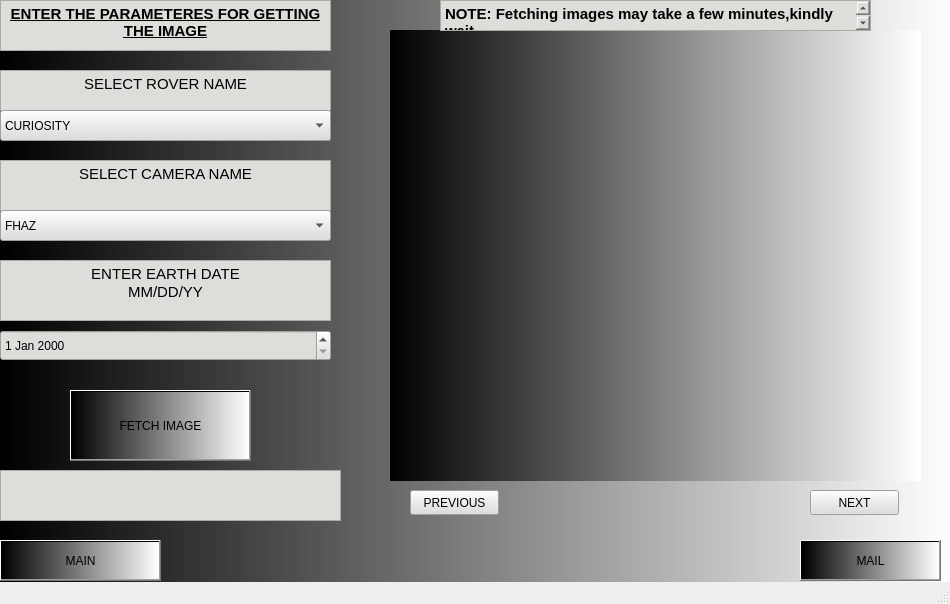
<?xml version="1.0" encoding="UTF-8"?>
<ui version="4.0">
 <class>MainWindow</class>
 <widget class="QMainWindow" name="MainWindow">
  <property name="geometry">
   <rect>
    <x>0</x>
    <y>0</y>
    <width>950</width>
    <height>604</height>
   </rect>
  </property>
  <property name="windowTitle">
   <string>MainWindow</string>
  </property>
  <widget class="QWidget" name="centralwidget">
   <property name="autoFillBackground">
    <bool>true</bool>
   </property>
   <widget class="QStackedWidget" name="stackedWidget">
    <property name="geometry">
     <rect>
      <x>0</x>
      <y>0</y>
      <width>951</width>
      <height>621</height>
     </rect>
    </property>
    <property name="autoFillBackground">
     <bool>true</bool>
    </property>
    <property name="styleSheet">
     <string notr="true">background-color: qlineargradient(spread:pad, x1:0, y1:0, x2:1, y2:0, stop:0 rgba(0, 0, 0, 255), stop:1 rgba(255, 255, 255, 255));</string>
    </property>
    <property name="currentIndex">
     <number>1</number>
    </property>
    <widget class="QWidget" name="page1">
     <widget class="QPushButton" name="topage2">
      <property name="geometry">
       <rect>
        <x>380</x>
        <y>410</y>
        <width>171</width>
        <height>71</height>
       </rect>
      </property>
      <property name="styleSheet">
       <string notr="true">font: 600 11pt &quot;URW Bookman&quot;;
alternate-background-color: qlineargradient(spread:pad, x1:0, y1:0, x2:1, y2:0, stop:0 rgba(9, 41, 4, 255), stop:0.085 rgba(2, 79, 0, 255), stop:0.19 rgba(50, 147, 22, 255), stop:0.275 rgba(236, 191, 49, 255), stop:0.39 rgba(243, 61, 34, 255), stop:0.555 rgba(135, 81, 60, 255), stop:0.667 rgba(121, 75, 255, 255), stop:0.825 rgba(164, 255, 244, 255), stop:0.885 rgba(104, 222, 71, 255), stop:1 rgba(93, 128, 0, 255));</string>
      </property>
      <property name="text">
       <string>START</string>
      </property>
     </widget>
     <widget class="QLabel" name="label">
      <property name="geometry">
       <rect>
        <x>470</x>
        <y>10</y>
        <width>471</width>
        <height>361</height>
       </rect>
      </property>
      <property name="autoFillBackground">
       <bool>false</bool>
      </property>
      <property name="text">
       <string/>
      </property>
      <property name="pixmap">
       <pixmap>../Pictures/marsrov.jpeg</pixmap>
      </property>
      <property name="scaledContents">
       <bool>true</bool>
      </property>
     </widget>
     <widget class="QPushButton" name="instructionsbutton">
      <property name="geometry">
       <rect>
        <x>380</x>
        <y>490</y>
        <width>171</width>
        <height>41</height>
       </rect>
      </property>
      <property name="styleSheet">
       <string notr="true">font: 600 11pt &quot;URW Bookman&quot;;</string>
      </property>
      <property name="text">
       <string>INSTRUCTIONS</string>
      </property>
     </widget>
     <widget class="QTextBrowser" name="textBrowser_10">
      <property name="geometry">
       <rect>
        <x>10</x>
        <y>70</y>
        <width>461</width>
        <height>151</height>
       </rect>
      </property>
      <property name="styleSheet">
       <string notr="true">
font: 700 italic 40pt &quot;Z003&quot;;</string>
      </property>
      <property name="html">
       <string>&lt;!DOCTYPE HTML PUBLIC &quot;-//W3C//DTD HTML 4.0//EN&quot; &quot;http://www.w3.org/TR/REC-html40/strict.dtd&quot;&gt;
&lt;html&gt;&lt;head&gt;&lt;meta name=&quot;qrichtext&quot; content=&quot;1&quot; /&gt;&lt;meta charset=&quot;utf-8&quot; /&gt;&lt;style type=&quot;text/css&quot;&gt;
p, li { white-space: pre-wrap; }
hr { height: 1px; border-width: 0; }
li.unchecked::marker { content: &quot;\2610&quot;; }
li.checked::marker { content: &quot;\2612&quot;; }
&lt;/style&gt;&lt;/head&gt;&lt;body style=&quot; font-family:'Z003'; font-size:40pt; font-weight:700; font-style:italic;&quot;&gt;
&lt;p align=&quot;right&quot; style=&quot; margin-top:0px; margin-bottom:0px; margin-left:0px; margin-right:0px; -qt-block-indent:0; text-indent:0px;&quot;&gt;&lt;span style=&quot; font-family:'Ubuntu'; font-size:45pt; font-weight:400; text-decoration: underline;&quot;&gt;MARTIAN &lt;/span&gt;&lt;/p&gt;
&lt;p align=&quot;right&quot; style=&quot; margin-top:0px; margin-bottom:0px; margin-left:0px; margin-right:0px; -qt-block-indent:0; text-indent:0px;&quot;&gt;&lt;span style=&quot; font-family:'Ubuntu'; font-size:45pt; font-weight:400; text-decoration: underline;&quot;&gt;CHRONICLES&lt;/span&gt;&lt;/p&gt;&lt;/body&gt;&lt;/html&gt;</string>
      </property>
     </widget>
    </widget>
    <widget class="QWidget" name="page2">
     <widget class="QTextBrowser" name="textBrowser">
      <property name="geometry">
       <rect>
        <x>0</x>
        <y>0</y>
        <width>331</width>
        <height>51</height>
       </rect>
      </property>
      <property name="styleSheet">
       <string notr="true">background-color: rgb(222, 221, 218);
font: 600 11pt &quot;URW Bookman&quot;;
alternate-background-color: rgb(222, 221, 218);</string>
      </property>
      <property name="html">
       <string>&lt;!DOCTYPE HTML PUBLIC &quot;-//W3C//DTD HTML 4.0//EN&quot; &quot;http://www.w3.org/TR/REC-html40/strict.dtd&quot;&gt;
&lt;html&gt;&lt;head&gt;&lt;meta name=&quot;qrichtext&quot; content=&quot;1&quot; /&gt;&lt;meta charset=&quot;utf-8&quot; /&gt;&lt;style type=&quot;text/css&quot;&gt;
p, li { white-space: pre-wrap; }
hr { height: 1px; border-width: 0; }
li.unchecked::marker { content: &quot;\2610&quot;; }
li.checked::marker { content: &quot;\2612&quot;; }
&lt;/style&gt;&lt;/head&gt;&lt;body style=&quot; font-family:'URW Bookman'; font-size:11pt; font-weight:600; font-style:normal;&quot;&gt;
&lt;p align=&quot;center&quot; style=&quot; margin-top:0px; margin-bottom:0px; margin-left:0px; margin-right:0px; -qt-block-indent:0; text-indent:0px;&quot;&gt;&lt;span style=&quot; font-family:'Ubuntu'; font-weight:700; text-decoration: underline;&quot;&gt;ENTER THE PARAMETERES FOR GETTING THE IMAGE&lt;/span&gt;&lt;/p&gt;&lt;/body&gt;&lt;/html&gt;</string>
      </property>
     </widget>
     <widget class="QTextBrowser" name="textBrowser_2">
      <property name="geometry">
       <rect>
        <x>0</x>
        <y>70</y>
        <width>331</width>
        <height>41</height>
       </rect>
      </property>
      <property name="styleSheet">
       <string notr="true">background-color: rgb(222, 221, 218);
alternate-background-color: rgb(222, 221, 218);</string>
      </property>
      <property name="html">
       <string>&lt;!DOCTYPE HTML PUBLIC &quot;-//W3C//DTD HTML 4.0//EN&quot; &quot;http://www.w3.org/TR/REC-html40/strict.dtd&quot;&gt;
&lt;html&gt;&lt;head&gt;&lt;meta name=&quot;qrichtext&quot; content=&quot;1&quot; /&gt;&lt;meta charset=&quot;utf-8&quot; /&gt;&lt;style type=&quot;text/css&quot;&gt;
p, li { white-space: pre-wrap; }
hr { height: 1px; border-width: 0; }
li.unchecked::marker { content: &quot;\2610&quot;; }
li.checked::marker { content: &quot;\2612&quot;; }
&lt;/style&gt;&lt;/head&gt;&lt;body style=&quot; font-family:'Ubuntu'; font-size:11pt; font-weight:400; font-style:normal;&quot;&gt;
&lt;p align=&quot;center&quot; style=&quot; margin-top:0px; margin-bottom:0px; margin-left:0px; margin-right:0px; -qt-block-indent:0; text-indent:0px;&quot;&gt;SELECT ROVER NAME&lt;/p&gt;&lt;/body&gt;&lt;/html&gt;</string>
      </property>
     </widget>
     <widget class="QComboBox" name="rovername">
      <property name="geometry">
       <rect>
        <x>0</x>
        <y>110</y>
        <width>331</width>
        <height>31</height>
       </rect>
      </property>
      <property name="styleSheet">
       <string notr="true">background-color: rgb(222, 221, 218);
alternate-background-color: rgb(222, 221, 218);</string>
      </property>
      <item>
       <property name="text">
        <string>CURIOSITY</string>
       </property>
      </item>
      <item>
       <property name="text">
        <string>OPPORTUNITY</string>
       </property>
      </item>
      <item>
       <property name="text">
        <string>SPIRIT</string>
       </property>
      </item>
     </widget>
     <widget class="QTextBrowser" name="textBrowser_3">
      <property name="geometry">
       <rect>
        <x>0</x>
        <y>160</y>
        <width>331</width>
        <height>51</height>
       </rect>
      </property>
      <property name="styleSheet">
       <string notr="true">background-color: rgb(222, 221, 218);
alternate-background-color: rgb(222, 221, 218);</string>
      </property>
      <property name="html">
       <string>&lt;!DOCTYPE HTML PUBLIC &quot;-//W3C//DTD HTML 4.0//EN&quot; &quot;http://www.w3.org/TR/REC-html40/strict.dtd&quot;&gt;
&lt;html&gt;&lt;head&gt;&lt;meta name=&quot;qrichtext&quot; content=&quot;1&quot; /&gt;&lt;meta charset=&quot;utf-8&quot; /&gt;&lt;style type=&quot;text/css&quot;&gt;
p, li { white-space: pre-wrap; }
hr { height: 1px; border-width: 0; }
li.unchecked::marker { content: &quot;\2610&quot;; }
li.checked::marker { content: &quot;\2612&quot;; }
&lt;/style&gt;&lt;/head&gt;&lt;body style=&quot; font-family:'Ubuntu'; font-size:11pt; font-weight:400; font-style:normal;&quot;&gt;
&lt;p align=&quot;center&quot; style=&quot; margin-top:0px; margin-bottom:0px; margin-left:0px; margin-right:0px; -qt-block-indent:0; text-indent:0px;&quot;&gt;SELECT CAMERA NAME&lt;/p&gt;&lt;/body&gt;&lt;/html&gt;</string>
      </property>
     </widget>
     <widget class="QComboBox" name="cameraname">
      <property name="geometry">
       <rect>
        <x>0</x>
        <y>210</y>
        <width>331</width>
        <height>31</height>
       </rect>
      </property>
      <property name="styleSheet">
       <string notr="true">background-color: rgb(222, 221, 218);
alternate-background-color: rgb(222, 221, 218);</string>
      </property>
      <item>
       <property name="text">
        <string>FHAZ</string>
       </property>
      </item>
      <item>
       <property name="text">
        <string>RHAZ</string>
       </property>
      </item>
      <item>
       <property name="text">
        <string>MAST</string>
       </property>
      </item>
      <item>
       <property name="text">
        <string>CHEMCAM</string>
       </property>
      </item>
      <item>
       <property name="text">
        <string>MAHLI</string>
       </property>
      </item>
      <item>
       <property name="text">
        <string>MARDI</string>
       </property>
      </item>
      <item>
       <property name="text">
        <string>NAVCAM</string>
       </property>
      </item>
      <item>
       <property name="text">
        <string>PANCAM</string>
       </property>
      </item>
      <item>
       <property name="text">
        <string>MINITES</string>
       </property>
      </item>
     </widget>
     <widget class="QDateEdit" name="earthdate">
      <property name="geometry">
       <rect>
        <x>0</x>
        <y>330</y>
        <width>331</width>
        <height>31</height>
       </rect>
      </property>
      <property name="styleSheet">
       <string notr="true">background-color: rgb(222, 221, 218);
alternate-background-color: rgb(222, 221, 218);</string>
      </property>
     </widget>
     <widget class="QPushButton" name="fetchimbutton">
      <property name="geometry">
       <rect>
        <x>70</x>
        <y>390</y>
        <width>181</width>
        <height>71</height>
       </rect>
      </property>
      <property name="styleSheet">
       <string notr="true">font: 600 11pt &quot;URW Bookman&quot;;</string>
      </property>
      <property name="text">
       <string>FETCH IMAGE</string>
      </property>
     </widget>
     <widget class="QPushButton" name="pushButton">
      <property name="geometry">
       <rect>
        <x>410</x>
        <y>490</y>
        <width>89</width>
        <height>25</height>
       </rect>
      </property>
      <property name="styleSheet">
       <string notr="true">background-color: rgb(222, 221, 218);</string>
      </property>
      <property name="text">
       <string>PREVIOUS</string>
      </property>
     </widget>
     <widget class="QPushButton" name="nextbutton">
      <property name="geometry">
       <rect>
        <x>810</x>
        <y>490</y>
        <width>89</width>
        <height>25</height>
       </rect>
      </property>
      <property name="styleSheet">
       <string notr="true">background-color: rgb(222, 221, 218);</string>
      </property>
      <property name="text">
       <string>NEXT</string>
      </property>
     </widget>
     <widget class="QLabel" name="label_2">
      <property name="geometry">
       <rect>
        <x>390</x>
        <y>30</y>
        <width>531</width>
        <height>451</height>
       </rect>
      </property>
      <property name="text">
       <string/>
      </property>
     </widget>
     <widget class="QPushButton" name="topage3">
      <property name="geometry">
       <rect>
        <x>800</x>
        <y>540</y>
        <width>141</width>
        <height>41</height>
       </rect>
      </property>
      <property name="styleSheet">
       <string notr="true">
font: 600 11pt &quot;URW Bookman&quot;;</string>
      </property>
      <property name="text">
       <string>MAIL</string>
      </property>
     </widget>
     <widget class="QTextBrowser" name="textBrowser_4">
      <property name="geometry">
       <rect>
        <x>0</x>
        <y>260</y>
        <width>331</width>
        <height>61</height>
       </rect>
      </property>
      <property name="styleSheet">
       <string notr="true">background-color: rgb(222, 221, 218);</string>
      </property>
      <property name="html">
       <string>&lt;!DOCTYPE HTML PUBLIC &quot;-//W3C//DTD HTML 4.0//EN&quot; &quot;http://www.w3.org/TR/REC-html40/strict.dtd&quot;&gt;
&lt;html&gt;&lt;head&gt;&lt;meta name=&quot;qrichtext&quot; content=&quot;1&quot; /&gt;&lt;meta charset=&quot;utf-8&quot; /&gt;&lt;style type=&quot;text/css&quot;&gt;
p, li { white-space: pre-wrap; }
hr { height: 1px; border-width: 0; }
li.unchecked::marker { content: &quot;\2610&quot;; }
li.checked::marker { content: &quot;\2612&quot;; }
&lt;/style&gt;&lt;/head&gt;&lt;body style=&quot; font-family:'Ubuntu'; font-size:11pt; font-weight:400; font-style:normal;&quot;&gt;
&lt;p align=&quot;center&quot; style=&quot; margin-top:0px; margin-bottom:0px; margin-left:0px; margin-right:0px; -qt-block-indent:0; text-indent:0px;&quot;&gt;ENTER EARTH DATE&lt;/p&gt;
&lt;p align=&quot;center&quot; style=&quot; margin-top:0px; margin-bottom:0px; margin-left:0px; margin-right:0px; -qt-block-indent:0; text-indent:0px;&quot;&gt;MM/DD/YY&lt;/p&gt;&lt;/body&gt;&lt;/html&gt;</string>
      </property>
     </widget>
     <widget class="QPushButton" name="backtomainbut_3">
      <property name="geometry">
       <rect>
        <x>0</x>
        <y>540</y>
        <width>161</width>
        <height>41</height>
       </rect>
      </property>
      <property name="styleSheet">
       <string notr="true">font: 600 11pt &quot;URW Bookman&quot;;</string>
      </property>
      <property name="text">
       <string>MAIN</string>
      </property>
     </widget>
     <widget class="QTextBrowser" name="textBrowser_11">
      <property name="geometry">
       <rect>
        <x>440</x>
        <y>0</y>
        <width>431</width>
        <height>31</height>
       </rect>
      </property>
      <property name="styleSheet">
       <string notr="true">background-color: rgb(222, 221, 218);</string>
      </property>
      <property name="html">
       <string>&lt;!DOCTYPE HTML PUBLIC &quot;-//W3C//DTD HTML 4.0//EN&quot; &quot;http://www.w3.org/TR/REC-html40/strict.dtd&quot;&gt;
&lt;html&gt;&lt;head&gt;&lt;meta name=&quot;qrichtext&quot; content=&quot;1&quot; /&gt;&lt;meta charset=&quot;utf-8&quot; /&gt;&lt;style type=&quot;text/css&quot;&gt;
p, li { white-space: pre-wrap; }
hr { height: 1px; border-width: 0; }
li.unchecked::marker { content: &quot;\2610&quot;; }
li.checked::marker { content: &quot;\2612&quot;; }
&lt;/style&gt;&lt;/head&gt;&lt;body style=&quot; font-family:'Ubuntu'; font-size:11pt; font-weight:400; font-style:normal;&quot;&gt;
&lt;p style=&quot; margin-top:0px; margin-bottom:0px; margin-left:0px; margin-right:0px; -qt-block-indent:0; text-indent:0px;&quot;&gt;&lt;span style=&quot; font-weight:700;&quot;&gt;NOTE: Fetching images may take a few minutes,kindly wait&lt;/span&gt;&lt;/p&gt;&lt;/body&gt;&lt;/html&gt;</string>
      </property>
     </widget>
     <widget class="QTextBrowser" name="textBrowser_12">
      <property name="geometry">
       <rect>
        <x>0</x>
        <y>470</y>
        <width>341</width>
        <height>51</height>
       </rect>
      </property>
      <property name="styleSheet">
       <string notr="true">background-color: rgb(222, 221, 218);</string>
      </property>
     </widget>
    </widget>
    <widget class="QWidget" name="page3">
     <widget class="QTextBrowser" name="textBrowser_5">
      <property name="geometry">
       <rect>
        <x>0</x>
        <y>0</y>
        <width>361</width>
        <height>51</height>
       </rect>
      </property>
      <property name="styleSheet">
       <string notr="true">background-color: rgb(222, 221, 218);</string>
      </property>
      <property name="html">
       <string>&lt;!DOCTYPE HTML PUBLIC &quot;-//W3C//DTD HTML 4.0//EN&quot; &quot;http://www.w3.org/TR/REC-html40/strict.dtd&quot;&gt;
&lt;html&gt;&lt;head&gt;&lt;meta name=&quot;qrichtext&quot; content=&quot;1&quot; /&gt;&lt;meta charset=&quot;utf-8&quot; /&gt;&lt;style type=&quot;text/css&quot;&gt;
p, li { white-space: pre-wrap; }
hr { height: 1px; border-width: 0; }
li.unchecked::marker { content: &quot;\2610&quot;; }
li.checked::marker { content: &quot;\2612&quot;; }
&lt;/style&gt;&lt;/head&gt;&lt;body style=&quot; font-family:'Ubuntu'; font-size:11pt; font-weight:400; font-style:normal;&quot;&gt;
&lt;p align=&quot;center&quot; style=&quot; margin-top:0px; margin-bottom:0px; margin-left:0px; margin-right:0px; -qt-block-indent:0; text-indent:0px;&quot;&gt;&lt;span style=&quot; font-weight:700; text-decoration: underline;&quot;&gt;MAIL DETAILS&lt;/span&gt;&lt;/p&gt;&lt;/body&gt;&lt;/html&gt;</string>
      </property>
     </widget>
     <widget class="QTextBrowser" name="textBrowser_6">
      <property name="geometry">
       <rect>
        <x>0</x>
        <y>80</y>
        <width>361</width>
        <height>41</height>
       </rect>
      </property>
      <property name="styleSheet">
       <string notr="true">background-color: rgb(222, 221, 218);</string>
      </property>
      <property name="html">
       <string>&lt;!DOCTYPE HTML PUBLIC &quot;-//W3C//DTD HTML 4.0//EN&quot; &quot;http://www.w3.org/TR/REC-html40/strict.dtd&quot;&gt;
&lt;html&gt;&lt;head&gt;&lt;meta name=&quot;qrichtext&quot; content=&quot;1&quot; /&gt;&lt;meta charset=&quot;utf-8&quot; /&gt;&lt;style type=&quot;text/css&quot;&gt;
p, li { white-space: pre-wrap; }
hr { height: 1px; border-width: 0; }
li.unchecked::marker { content: &quot;\2610&quot;; }
li.checked::marker { content: &quot;\2612&quot;; }
&lt;/style&gt;&lt;/head&gt;&lt;body style=&quot; font-family:'Ubuntu'; font-size:11pt; font-weight:400; font-style:normal;&quot;&gt;
&lt;p style=&quot; margin-top:0px; margin-bottom:0px; margin-left:0px; margin-right:0px; -qt-block-indent:0; text-indent:0px;&quot;&gt;Enter mail id(s)&lt;/p&gt;&lt;/body&gt;&lt;/html&gt;</string>
      </property>
     </widget>
     <widget class="QTextEdit" name="mailid">
      <property name="geometry">
       <rect>
        <x>0</x>
        <y>130</y>
        <width>361</width>
        <height>71</height>
       </rect>
      </property>
      <property name="styleSheet">
       <string notr="true">background-color: rgb(222, 221, 218);</string>
      </property>
     </widget>
     <widget class="QTextBrowser" name="textBrowser_7">
      <property name="geometry">
       <rect>
        <x>0</x>
        <y>230</y>
        <width>361</width>
        <height>51</height>
       </rect>
      </property>
      <property name="styleSheet">
       <string notr="true">background-color: rgb(222, 221, 218);</string>
      </property>
      <property name="html">
       <string>&lt;!DOCTYPE HTML PUBLIC &quot;-//W3C//DTD HTML 4.0//EN&quot; &quot;http://www.w3.org/TR/REC-html40/strict.dtd&quot;&gt;
&lt;html&gt;&lt;head&gt;&lt;meta name=&quot;qrichtext&quot; content=&quot;1&quot; /&gt;&lt;meta charset=&quot;utf-8&quot; /&gt;&lt;style type=&quot;text/css&quot;&gt;
p, li { white-space: pre-wrap; }
hr { height: 1px; border-width: 0; }
li.unchecked::marker { content: &quot;\2610&quot;; }
li.checked::marker { content: &quot;\2612&quot;; }
&lt;/style&gt;&lt;/head&gt;&lt;body style=&quot; font-family:'Ubuntu'; font-size:11pt; font-weight:400; font-style:normal;&quot;&gt;
&lt;p style=&quot; margin-top:0px; margin-bottom:0px; margin-left:0px; margin-right:0px; -qt-block-indent:0; text-indent:0px;&quot;&gt;Enter subject&lt;/p&gt;&lt;/body&gt;&lt;/html&gt;</string>
      </property>
     </widget>
     <widget class="QTextEdit" name="mailsub">
      <property name="geometry">
       <rect>
        <x>0</x>
        <y>290</y>
        <width>361</width>
        <height>61</height>
       </rect>
      </property>
      <property name="styleSheet">
       <string notr="true">background-color: rgb(222, 221, 218);</string>
      </property>
     </widget>
     <widget class="QTextBrowser" name="textBrowser_8">
      <property name="geometry">
       <rect>
        <x>0</x>
        <y>380</y>
        <width>361</width>
        <height>61</height>
       </rect>
      </property>
      <property name="styleSheet">
       <string notr="true">background-color: rgb(222, 221, 218);</string>
      </property>
      <property name="html">
       <string>&lt;!DOCTYPE HTML PUBLIC &quot;-//W3C//DTD HTML 4.0//EN&quot; &quot;http://www.w3.org/TR/REC-html40/strict.dtd&quot;&gt;
&lt;html&gt;&lt;head&gt;&lt;meta name=&quot;qrichtext&quot; content=&quot;1&quot; /&gt;&lt;meta charset=&quot;utf-8&quot; /&gt;&lt;style type=&quot;text/css&quot;&gt;
p, li { white-space: pre-wrap; }
hr { height: 1px; border-width: 0; }
li.unchecked::marker { content: &quot;\2610&quot;; }
li.checked::marker { content: &quot;\2612&quot;; }
&lt;/style&gt;&lt;/head&gt;&lt;body style=&quot; font-family:'Ubuntu'; font-size:11pt; font-weight:400; font-style:normal;&quot;&gt;
&lt;p style=&quot; margin-top:0px; margin-bottom:0px; margin-left:0px; margin-right:0px; -qt-block-indent:0; text-indent:0px;&quot;&gt;Enter body of mail&lt;/p&gt;&lt;/body&gt;&lt;/html&gt;</string>
      </property>
     </widget>
     <widget class="QTextEdit" name="mailbody">
      <property name="geometry">
       <rect>
        <x>0</x>
        <y>450</y>
        <width>361</width>
        <height>101</height>
       </rect>
      </property>
      <property name="styleSheet">
       <string notr="true">background-color: rgb(222, 221, 218);</string>
      </property>
     </widget>
     <widget class="QPushButton" name="sendbutton">
      <property name="geometry">
       <rect>
        <x>450</x>
        <y>480</y>
        <width>201</width>
        <height>71</height>
       </rect>
      </property>
      <property name="styleSheet">
       <string notr="true">font: 600 11pt &quot;URW Bookman&quot;;</string>
      </property>
      <property name="text">
       <string>SEND MAIL</string>
      </property>
     </widget>
     <widget class="QPushButton" name="backtomainbut_2">
      <property name="geometry">
       <rect>
        <x>820</x>
        <y>530</y>
        <width>131</width>
        <height>51</height>
       </rect>
      </property>
      <property name="styleSheet">
       <string notr="true">font: 600 11pt &quot;URW Bookman&quot;;</string>
      </property>
      <property name="text">
       <string>HOME</string>
      </property>
     </widget>
    </widget>
    <widget class="QWidget" name="page">
     <property name="autoFillBackground">
      <bool>true</bool>
     </property>
     <widget class="QTextBrowser" name="textBrowser_9">
      <property name="geometry">
       <rect>
        <x>60</x>
        <y>40</y>
        <width>811</width>
        <height>471</height>
       </rect>
      </property>
      <property name="styleSheet">
       <string notr="true">font: 600 11pt &quot;URW Bookman&quot;;
background-color: rgb(222, 221, 218);</string>
      </property>
      <property name="html">
       <string>&lt;!DOCTYPE HTML PUBLIC &quot;-//W3C//DTD HTML 4.0//EN&quot; &quot;http://www.w3.org/TR/REC-html40/strict.dtd&quot;&gt;
&lt;html&gt;&lt;head&gt;&lt;meta name=&quot;qrichtext&quot; content=&quot;1&quot; /&gt;&lt;meta charset=&quot;utf-8&quot; /&gt;&lt;style type=&quot;text/css&quot;&gt;
p, li { white-space: pre-wrap; }
hr { height: 1px; border-width: 0; }
li.unchecked::marker { content: &quot;\2610&quot;; }
li.checked::marker { content: &quot;\2612&quot;; }
&lt;/style&gt;&lt;/head&gt;&lt;body style=&quot; font-family:'URW Bookman'; font-size:11pt; font-weight:600; font-style:normal;&quot;&gt;
&lt;p style=&quot; margin-top:12px; margin-bottom:12px; margin-left:0px; margin-right:0px; -qt-block-indent:0; text-indent:0px;&quot;&gt;&lt;span style=&quot; font-family:'Ubuntu'; font-size:20pt; font-weight:400;&quot;&gt;Hi there, and welcome to &lt;/span&gt;&lt;span style=&quot; font-family:'Ubuntu'; font-size:20pt; font-weight:400; text-decoration: underline;&quot;&gt;MARTIAN CHRONICLES&lt;/span&gt;&lt;/p&gt;
&lt;p style=&quot; margin-top:12px; margin-bottom:12px; margin-left:0px; margin-right:0px; -qt-block-indent:0; text-indent:0px;&quot;&gt;&lt;br /&gt;&lt;/p&gt;
&lt;p style=&quot; margin-top:12px; margin-bottom:12px; margin-left:0px; margin-right:0px; -qt-block-indent:0; text-indent:0px;&quot;&gt;&lt;span style=&quot; font-family:'Ubuntu'; font-size:20pt; font-weight:400;&quot;&gt;After starting you will be presented with some options according to which you will get the pictures taken by the mars rovers.Just press the fetch image button to display the images.&lt;/span&gt;&lt;/p&gt;
&lt;p style=&quot; margin-top:12px; margin-bottom:12px; margin-left:0px; margin-right:0px; -qt-block-indent:0; text-indent:0px;&quot;&gt;&lt;br /&gt;&lt;/p&gt;
&lt;p style=&quot; margin-top:12px; margin-bottom:12px; margin-left:0px; margin-right:0px; -qt-block-indent:0; text-indent:0px;&quot;&gt;&lt;span style=&quot; font-family:'Ubuntu'; font-size:20pt; font-weight:400;&quot;&gt;After getting the image you can also send the mail to your friends and loved ones,and let them enjoy the beauty of mars.&lt;/span&gt;&lt;/p&gt;
&lt;p style=&quot; margin-top:12px; margin-bottom:12px; margin-left:0px; margin-right:0px; -qt-block-indent:0; text-indent:0px;&quot;&gt;&lt;span style=&quot; font-family:'Ubuntu'; font-size:20pt; font-weight:400;&quot;&gt;Just press the MAIL button and you will be taken to a page where you can input the email id and other details and the images will be send as attachments.&lt;/span&gt;&lt;/p&gt;&lt;/body&gt;&lt;/html&gt;</string>
      </property>
     </widget>
     <widget class="QPushButton" name="backtomainbut">
      <property name="geometry">
       <rect>
        <x>330</x>
        <y>520</y>
        <width>301</width>
        <height>41</height>
       </rect>
      </property>
      <property name="styleSheet">
       <string notr="true">font: 600 11pt &quot;URW Bookman&quot;;</string>
      </property>
      <property name="text">
       <string>HOME</string>
      </property>
     </widget>
    </widget>
   </widget>
  </widget>
  <widget class="QStatusBar" name="statusbar"/>
 </widget>
 <resources/>
 <connections/>
</ui>
